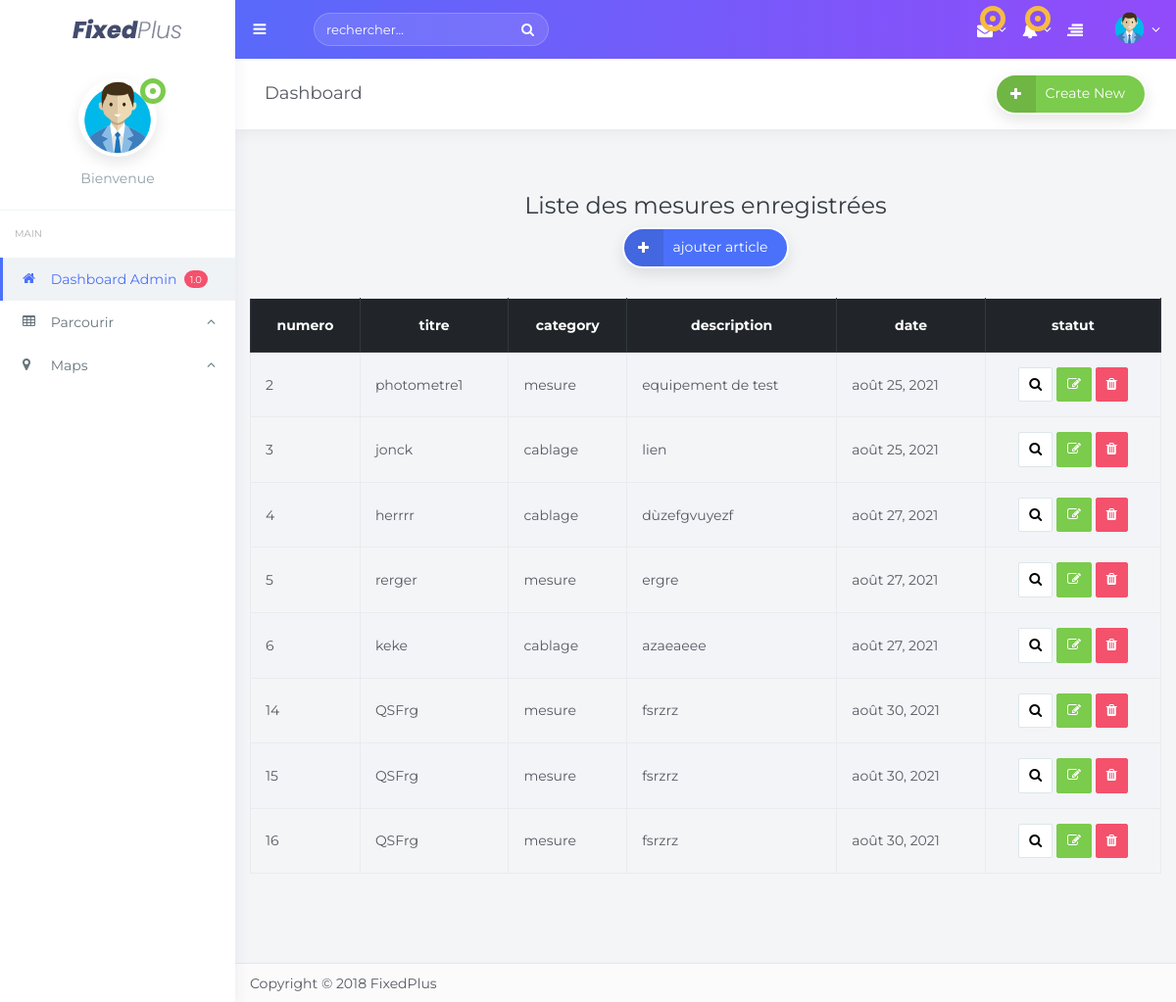
Before: /pageadmin3/ with the older database file.
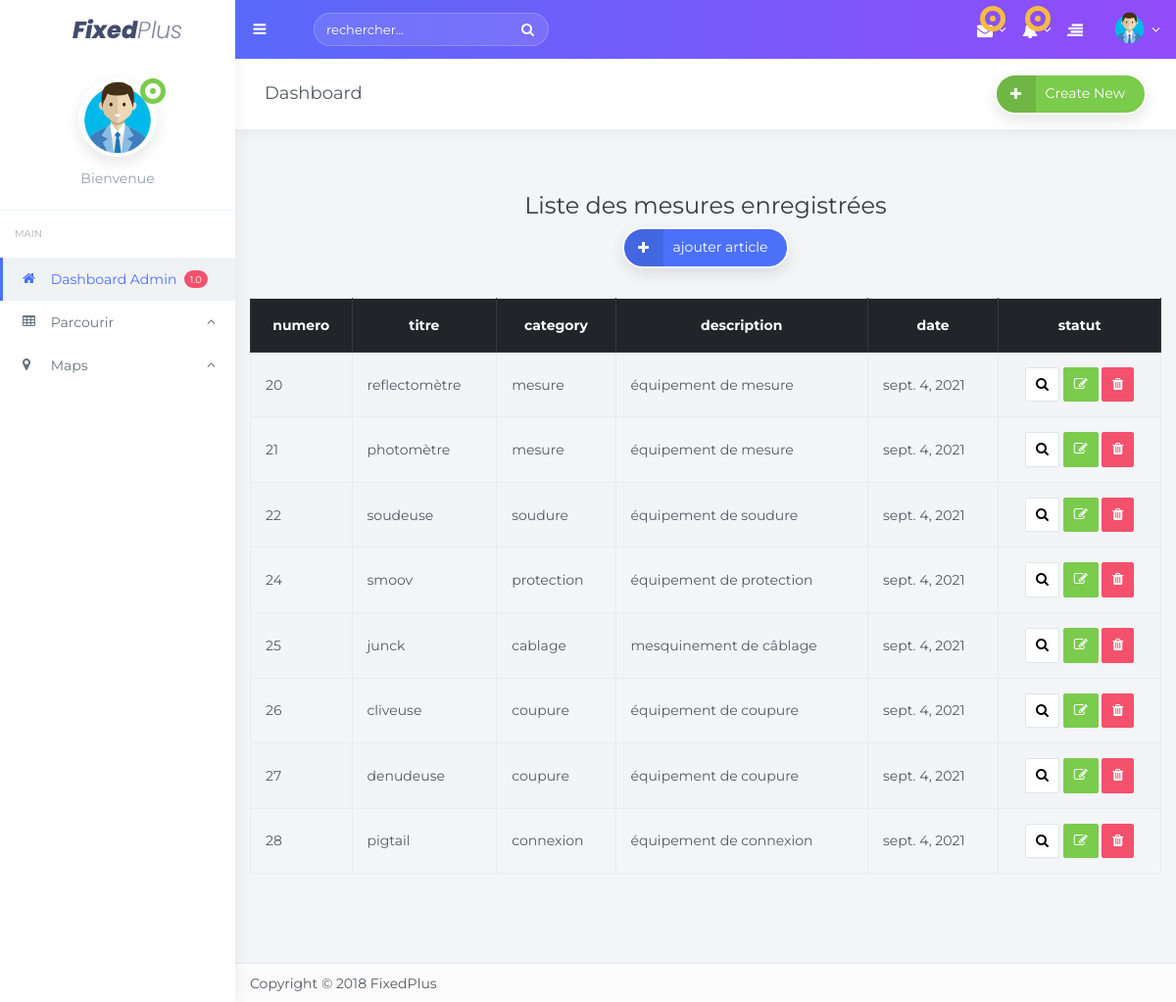
After: the same page with the newer database file.
### tchat/models.py (models this page shows, shortened)
class Article(models.Model):
    title=models.CharField(max_length=50)
    category = models.ForeignKey(Category,on_delete= models.CASCADE)
    descrp = models.TextField()
    image = models.ImageField(null=True,blank=True)
    created_at=models.DateField(auto_now_add=True)
    updated_at = models.DateField(auto_now=True)

class Category(models.Model):
    name =models.CharField(max_length=120)
    def __str__(self):
        return self.name

### tchat/views.py (the view)
# urls.py: path('pageadmin3/',adminView3,name ="adminView3"),
def adminView3(request):
       articles = Article.objects.all()
       context= {"articles" : articles }
       utilisateur = User.objects.first()
       return render(request,'pageadmin3.html',context)

### tchat/templates/pageadmin3.html (shortened to what this page needs)
{% extends 'base3.html'%}
{% block content %}
{% load static %}
  <div class="row">
  <div class="text-dark text-center" style="padding:10px; margin:0;font-size:20px;width:100%;">&nbsp; <h2>Liste des mesures enregistrées</h2>
  <a href="{%url 'ajouter_article'%}" class="btn btn-primary btn-rounded box-shadow btn-icon"><i class="fa fa-plus"></i> ajouter article</a>
  </div>
  <div style="clear:both; height: 20px">&nbsp;</div>
  <table id="table" class="table table-striped table-bordered table-white" style="width:100%;">
    <thead class="thead-dark">
    <tr class='text-center'>
      <th>numero</th>
      <th>titre</th>
      <th>category</th>
      <th>description</th>
      <th>date</th>
      <th>statut</th>
    </tr>
    </thead>
      {% for article in articles%}
      <tr>
        <td>{{article.id}}</td>
        <td>{{article.title}}</td>
        <td>{{article.category}}</td>
        <td>{{article.descrp}}</td>
        <td>{{article.created_at}}</td>
        <td class="text-center">
        <button type="button" class="btn btn-sm btn-default"><i class="fa fa-search"></i></button>
        <a href="{% url 'modifier_article' article.id %}" type="button" class="btn btn-sm btn-success"><i i class="fa fa-edit"></i></a>
        <a href="{% url 'supprimer_article' article.id %}" type="button" class="btn btn-sm btn-danger" class="btn btn-primary btn-rounded box-shadow btn-icon"><i i class="fa fa-trash"></i></a>
        </td>
      </tr>
      {% endfor %}
  </table>
  </div>
<div style="clear:both; height: 85px">&nbsp;</div>
{% endblock content %}

Changed rows visible on the page:
removed Article: id "2", title "photometre1", category "mesure", descrp "equipement de test", created_at "août 25, 2021"
removed Article: id "3", title "jonck", category "cablage", descrp "lien", created_at "août 25, 2021"
removed Article: id "4", title "herrrr", category "cablage", descrp "dùzefgvuyezf", created_at "août 27, 2021"
removed Article: id "5", title "rerger", category "mesure", descrp "ergre", created_at "août 27, 2021"
removed Article: id "6", title "keke", category "cablage", descrp "azaeaeee", created_at "août 27, 2021"
removed Article: id "14", title "QSFrg", category "mesure", descrp "fsrzrz", created_at "août 30, 2021"
removed Article: id "15", title "QSFrg", category "mesure", descrp "fsrzrz", created_at "août 30, 2021"
removed Article: id "16", title "QSFrg", category "mesure", descrp "fsrzrz", created_at "août 30, 2021"
added Article: id "20", title "reflectomètre", category "mesure", descrp "équipement de mesure", created_at "sept. 4, 2021"
added Article: id "21", title "photomètre", category "mesure", descrp "équipement de mesure", created_at "sept. 4, 2021"
added Article: id "22", title "soudeuse", category "soudure", descrp "équipement de soudure", created_at "sept. 4, 2021"
added Article: id "24", title "smoov", category "protection", descrp "équipement de protection", created_at "sept. 4, 2021"
added Article: id "25", title "junck", category "cablage", descrp "mesquinement de câblage", created_at "sept. 4, 2021"
added Article: id "26", title "cliveuse", category "coupure", descrp "équipement de coupure", created_at "sept. 4, 2021"
added Article: id "27", title "denudeuse", category "coupure", descrp "équipement de coupure", created_at "sept. 4, 2021"
added Article: id "28", title "pigtail", category "connexion", descrp "équipement de connexion", created_at "sept. 4, 2021"
